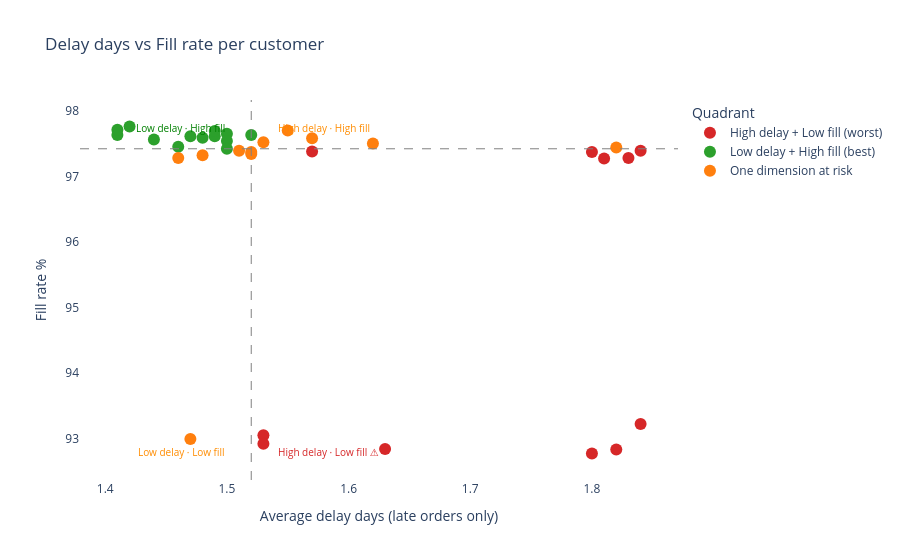

Notebook cell for this chart:
### Code cell
delay = delay_df.DataFrame()
fill  = fill_rate_df.DataFrame()

merged = delay.merge(fill, on=['customer_id', 'customer_name'])
merged['label'] = merged['customer_name'] + ' (ID: ' + merged['customer_id'].astype(str) + ')'

med_delay = merged['avg_delay_days'].median()
med_fill  = merged['fill_rate'].median()

merged['quadrant'] = merged.apply(lambda r:
    'High delay + Low fill (worst)' if r['avg_delay_days'] > med_delay and r['fill_rate'] < med_fill
    else 'One dimension at risk' if r['avg_delay_days'] > med_delay or r['fill_rate'] < med_fill
    else 'Low delay + High fill (best)', axis=1)

color_map = {
    'High delay + Low fill (worst)': '#d62728',
    'One dimension at risk':         '#ff7f0e',
    'Low delay + High fill (best)':  '#2ca02c'
}

fig = go.Figure()

for quadrant, group in merged.groupby('quadrant'):
    fig.add_trace(go.Scatter(
        x=group['avg_delay_days'],
        y=group['fill_rate'],
        mode='markers',
        name=quadrant,
        marker=dict(color=color_map[quadrant], size=12),
        hovertemplate=(
            '<b>%{customdata[0]}</b><br>'
            'Avg delay: %{x:.2f} days<br>'
            'Fill rate: %{y:.2f}%<br>'
            '<extra></extra>'
        ),
        customdata=group[['label']].values
    ))

# Quadrant lines
fig.add_hline(y=med_fill,  line_dash='dash', line_color='gray', line_width=1)
fig.add_vline(x=med_delay, line_dash='dash', line_color='gray', line_width=1)

# Quadrant annotations
fig.add_annotation(x=med_delay - 0.02, y=merged['fill_rate'].max() - 0.02,
                   text='Low delay · High fill', showarrow=False,
                   font=dict(size=10, color='green'), xanchor='right')
fig.add_annotation(x=med_delay + 0.02, y=merged['fill_rate'].max() - 0.02,
                   text='High delay · High fill', showarrow=False,
                   font=dict(size=10, color='darkorange'), xanchor='left')
fig.add_annotation(x=med_delay - 0.02, y=merged['fill_rate'].min() + 0.02,
                   text='Low delay · Low fill', showarrow=False,
                   font=dict(size=10, color='darkorange'), xanchor='right')
fig.add_annotation(x=med_delay + 0.02, y=merged['fill_rate'].min() + 0.02,
                   text='High delay · Low fill ⚠', showarrow=False,
                   font=dict(size=10, color='#d62728'), xanchor='left')

fig.update_layout(
    title='Delay days vs Fill rate per customer',
    xaxis_title='Average delay days (late orders only)',
    yaxis_title='Fill rate %',
    legend_title='Quadrant',
    plot_bgcolor='white',
    paper_bgcolor='white',
    hovermode='closest'
)

fig.update_xaxes(showgrid=False)
fig.update_yaxes(showgrid=False)

fig.show()

### Figure 1 — Plotly figure (JSON) as saved in the notebook; plotly's stock layout.template omitted (floating-point values rounded to 4 significant figures)
{"data": [{"customdata": [["Coolblue (ID: 789121)"], ["Lotus Mart (ID: 789421)"], ["Acclaimed Stores (ID: 789521)"], ["Coolblue (ID: 789122)"], ["Lotus Mart (ID: 789422)"], ["Acclaimed Stores (ID: 789522)"], ["Acclaimed Stores (ID: 789520)"], ["Info Stores (ID: 789601)"], ["Expression Stores (ID: 789301)"], ["Vijay Stores (ID: 789103)"], ["Elite Mart (ID: 789903)"]], "hovertemplate": "<b>%{customdata[0]}</b><br>Avg delay: %{x:.2f} days<br>Fill rate: %{y:.2f}%<br><extra></extra>", "marker": {"color": "#d62728", "size": 12}, "mode": "markers", "name": "High delay + Low fill (worst)", "type": "scatter", "x": [1.84, 1.84, 1.83, 1.82, 1.81, 1.8, 1.8, 1.63, 1.57, 1.53, 1.53], "y": [97.39, 93.22, 97.28, 92.83, 97.27, 97.37, 92.77, 92.84, 97.38, 93.05, 92.92]}, {"customdata": [["Viveks Stores (ID: 789503)"], ["Propel Mart (ID: 789401)"], ["Atlas Stores (ID: 789221)"], ["Expert Mart (ID: 789621)"], ["Atlas Stores (ID: 789220)"], ["Sorefoz Mart (ID: 789703)"], ["Info Stores (ID: 789603)"], ["Chiptec Stores (ID: 789321)"], ["Expert Mart (ID: 789622)"], ["Chiptec Stores (ID: 789320)"], ["Propel Mart (ID: 789402)"], ["Elite Mart (ID: 789902)"], ["Propel Mart (ID: 789403)"]], "hovertemplate": "<b>%{customdata[0]}</b><br>Avg delay: %{x:.2f} days<br>Fill rate: %{y:.2f}%<br><extra></extra>", "marker": {"color": "#2ca02c", "size": 12}, "mode": "markers", "name": "Low delay + High fill (best)", "type": "scatter", "x": [1.52, 1.5, 1.5, 1.5, 1.49, 1.49, 1.48, 1.47, 1.46, 1.44, 1.42, 1.41, 1.41], "y": [97.63, 97.65, 97.54, 97.42, 97.61, 97.69, 97.59, 97.61, 97.45, 97.56, 97.76, 97.63, 97.71]}, {"customdata": [["Lotus Mart (ID: 789420)"], ["Viveks Stores (ID: 789501)"], ["Logic Stores (ID: 789721)"], ["Expression Stores (ID: 789303)"], ["Rel Fresh (ID: 789201)"], ["Vijay Stores (ID: 789101)"], ["Rel Fresh (ID: 789202)"], ["Rel Fresh (ID: 789203)"], ["Logic Stores (ID: 789720)"], ["Sorefoz Mart (ID: 789702)"], ["Vijay Stores (ID: 789102)"]], "hovertemplate": "<b>%{customdata[0]}</b><br>Avg delay: %{x:.2f} days<br>Fill rate: %{y:.2f}%<br><extra></extra>", "marker": {"color": "#ff7f0e", "size": 12}, "mode": "markers", "name": "One dimension at risk", "type": "scatter", "x": [1.82, 1.62, 1.57, 1.55, 1.53, 1.52, 1.52, 1.51, 1.48, 1.47, 1.46], "y": [97.44, 97.5, 97.58, 97.7, 97.52, 97.34, 97.37, 97.39, 97.32, 92.99, 97.28]}], "layout": {"annotations": [{"font": {"color": "green", "size": 10}, "showarrow": false, "text": "Low delay · High fill", "x": 1.5, "xanchor": "right", "y": 97.74}, {"font": {"color": "darkorange", "size": 10}, "showarrow": false, "text": "High delay · High fill", "x": 1.54, "xanchor": "left", "y": 97.74}, {"font": {"color": "darkorange", "size": 10}, "showarrow": false, "text": "Low delay · Low fill", "x": 1.5, "xanchor": "right", "y": 92.79}, {"font": {"color": "#d62728", "size": 10}, "showarrow": false, "text": "High delay · Low fill ⚠", "x": 1.54, "xanchor": "left", "y": 92.79}], "hovermode": "closest", "legend": {"title": {"text": "Quadrant"}}, "paper_bgcolor": "white", "plot_bgcolor": "white", "shapes": [{"line": {"color": "gray", "dash": "dash", "width": 1}, "type": "line", "x0": 0, "x1": 1, "xref": "x domain", "y0": 97.42, "y1": 97.42, "yref": "y"}, {"line": {"color": "gray", "dash": "dash", "width": 1}, "type": "line", "x0": 1.52, "x1": 1.52, "xref": "x", "y0": 0, "y1": 1, "yref": "y domain"}], "title": {"text": "Delay days vs Fill rate per customer"}, "xaxis": {"showgrid": false, "title": {"text": "Average delay days (late orders only)"}}, "yaxis": {"showgrid": false, "title": {"text": "Fill rate %"}}}}
